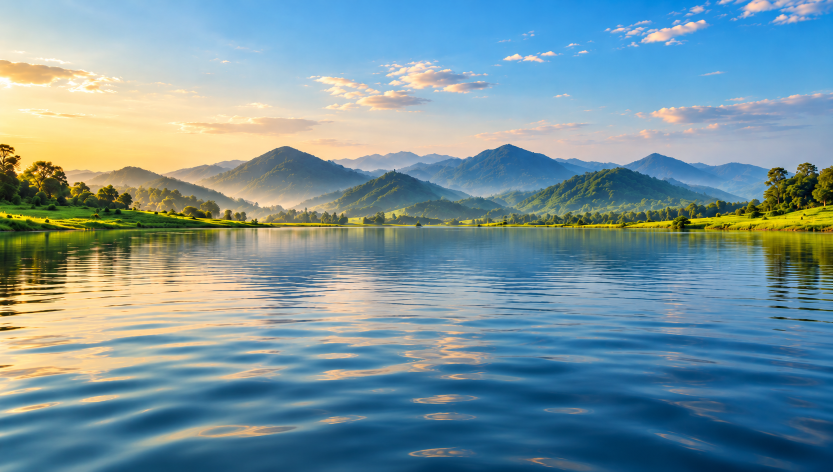
#> input picture attached_assets/escora/hero-bg.png, 1666 x 944 px, found by its file name (shown at 1/2 size)
$ python generate_gif.py
#> lines starting #> are read from the running program, lines starting #| are printed output that depends on the picture
import numpy as np
from PIL import Image

img = Image.open('attached_assets/escora/hero-bg.png')
#> img is the input picture: PIL image 1666x944 RGB; mean R, G, B 119, 147.9, 156.1
mask = Image.open('attached_assets/escora/hero-water-mask.png')
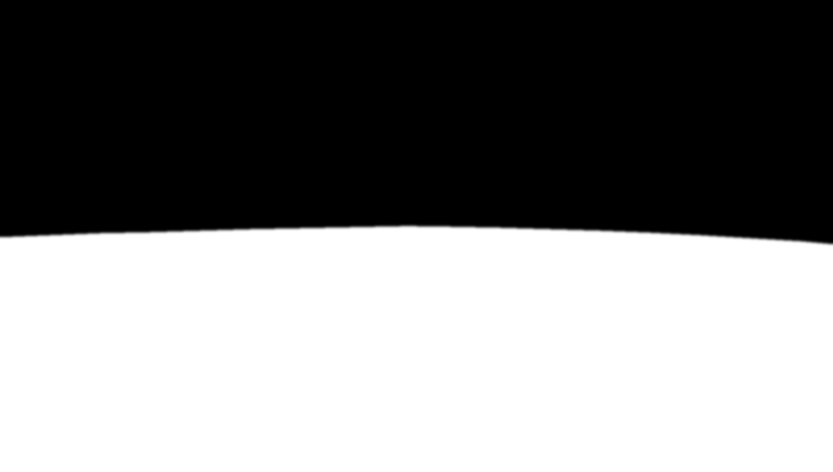
#> input picture attached_assets/escora/hero-water-mask.png, 1666 x 944 px, found by its file name (shown at 1/2 size)
#> mask is the input picture: PIL image 1666x944 L; min 0, max 255, mean 129.7

# Downscale to 833x472 for fast GIF generation
small_w, small_h = 833, 472
img_small = img.resize((small_w, small_h), Image.Resampling.LANCZOS)
mask_small = mask.resize((small_w, small_h), Image.Resampling.LANCZOS)

arr_img = np.array(img_small, dtype=np.float32)
arr_mask = np.array(mask_small, dtype=np.float32) / 255.0

y_grid, x_grid = np.mgrid[0:small_h, 0:small_w]
uv_x = x_grid / float(small_w)
uv_y = y_grid / float(small_h)

depth = np.clip((uv_y - 0.46) / 0.54, 0.0, 1.0)

frames = []
num_frames = 18
for i in range(num_frames):
    t = (i / float(num_frames)) * (2.0 * np.pi)

    # Harmonic swells:
    w1 = np.sin(uv_x * 20.0 + t + np.sin(uv_y * 10.0))
    w2 = np.sin(uv_x * 38.0 - t * 1.5 + np.cos(uv_y * 18.0)) * 0.4
    w3 = np.cos(uv_x * 55.0 + uv_y * 28.0 + t * 2.0) * 0.2

    total_wave = (w1 + w2 + w3)

    dx = np.cos(uv_x * 25.0 + t * 1.2) * 0.0035 * arr_mask * (0.2 + 0.8 * depth)
    dy = total_wave * 0.0055 * arr_mask * (0.15 + 0.85 * depth)

    src_x = np.clip(x_grid + dx * small_w, 0, small_w - 1).astype(np.int32)
    src_y = np.clip(y_grid + dy * small_h, 0, small_h - 1).astype(np.int32)

    # Add subtle specular shimmer where normal tilt aligns with sun
    slope = np.cos(uv_x * 20.0 + t) * (w1 + w2)
    specular = np.clip(slope * 12.0 * arr_mask * (1.0 - uv_x * 0.5), 0.0, 25.0)

    displaced = arr_img[src_y, src_x].copy()
    displaced[:, :, 0] = np.clip(displaced[:, :, 0] + specular * 1.2, 0, 255)
    displaced[:, :, 1] = np.clip(displaced[:, :, 1] + specular * 1.0, 0, 255)
    displaced[:, :, 2] = np.clip(displaced[:, :, 2] + specular * 0.6, 0, 255)

    frames.append(Image.fromarray(displaced.astype(np.uint8)))
#> this loop made 18 passes
#> pass 1, `dx = np.cos(uv_x * 25.0 + t * 1.2) * 0.0035 * arr_mask * (0.2 + 0.8 * ..`:
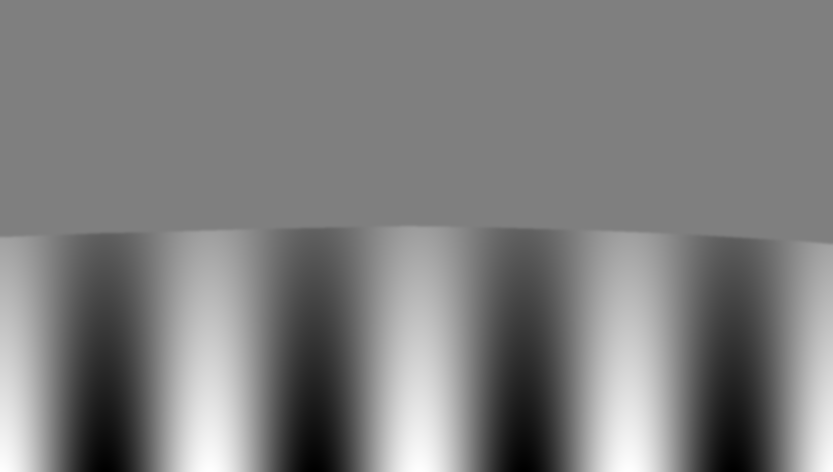
#> dx: shape (472, 833) float64; min -0.00349, max 0.00349, mean -5.98e-06; drawn with min black and max white
#> pass 1, `dy = total_wave * 0.0055 * arr_mask * (0.15 + 0.85 * depth)`:
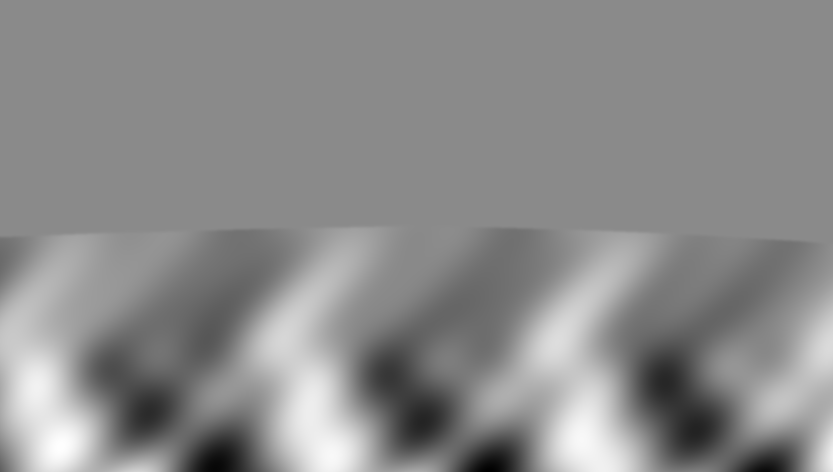
#> dy: shape (472, 833) float64; min -0.00807, max 0.00676, mean 6.09e-05; drawn with min black and max white
#> pass 1, `src_x = np.clip(x_grid + dx * small_w, 0, small_w - 1).astype(np.int32)`:
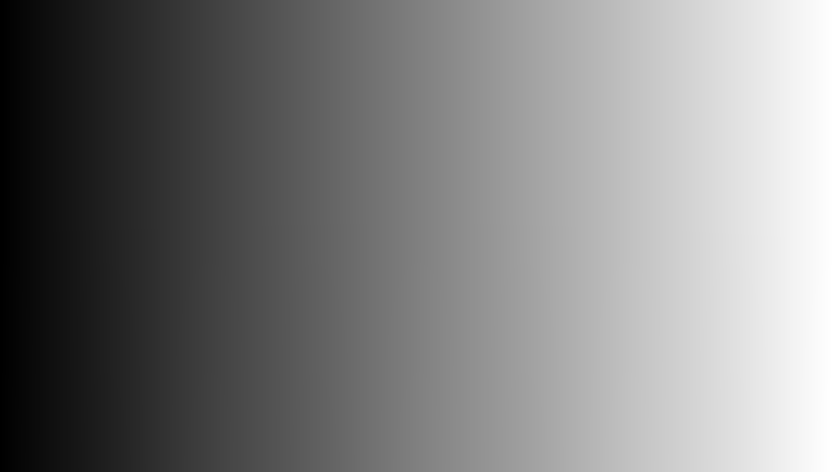
#> src_x: shape (472, 833) int32; min 0, max 832, mean 415.7; drawn with min black and max white
#> pass 1, `src_y = np.clip(y_grid + dy * small_h, 0, small_h - 1).astype(np.int32)`:
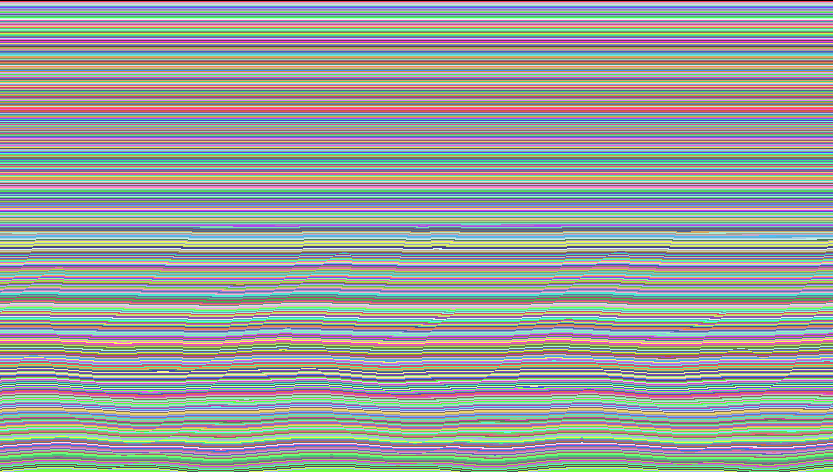
#> src_y: shape (472, 833) int32; 472 distinct labels, from 0 to 471; one colour per label, 0 black
#> after the loop:
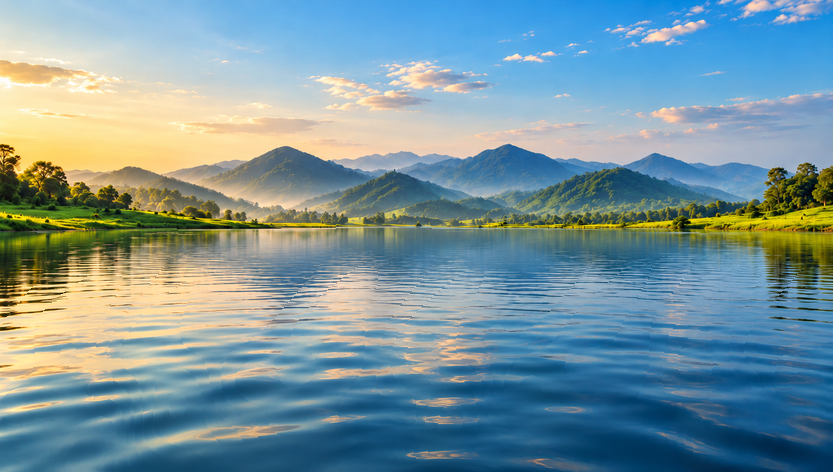
#> displaced: shape (472, 833, 3) float32; mean R, G, B 120.5, 149.2, 156.8
#> after the loop, frames = 18 items

frames[0].save(
    'scratch/water_animation.gif',
    save_all=True,
    append_images=frames[1:],
    duration=90,
    loop=0
)
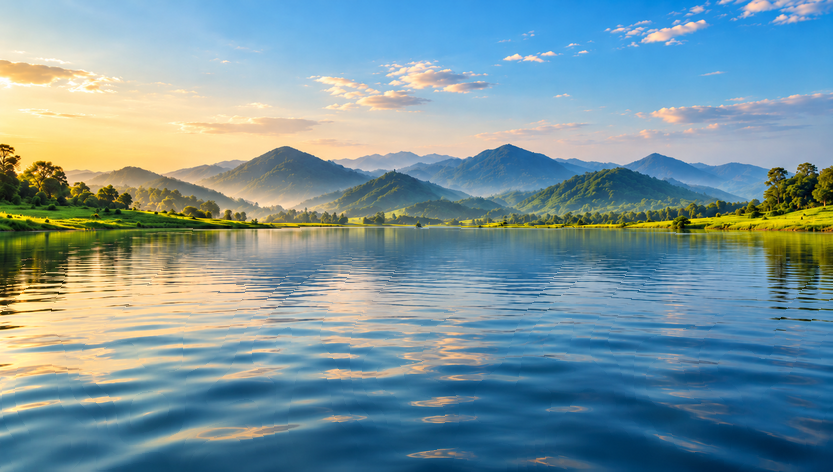
#> saved as water_animation.gif: PIL image 833x472 RGB; mean R, G, B 120.4, 149.1, 156.7
print("Saved water animation preview to scratch/water_animation.gif")
